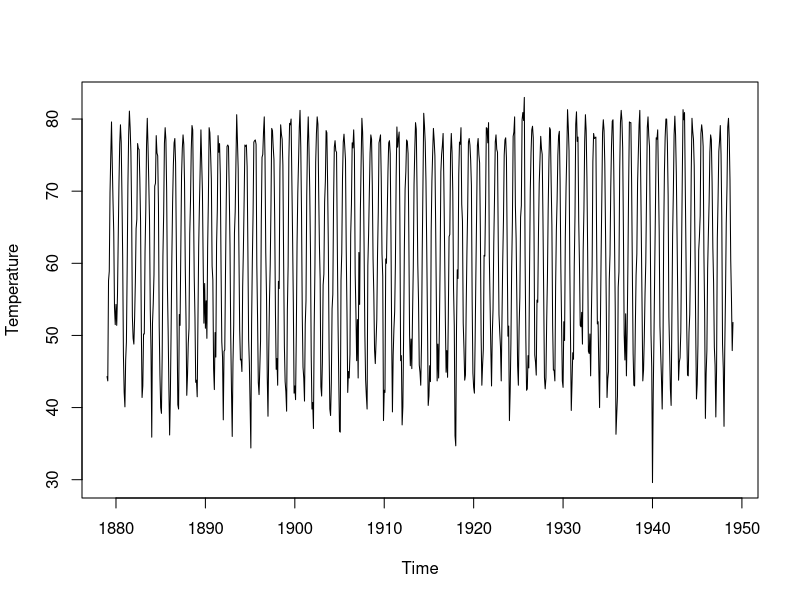
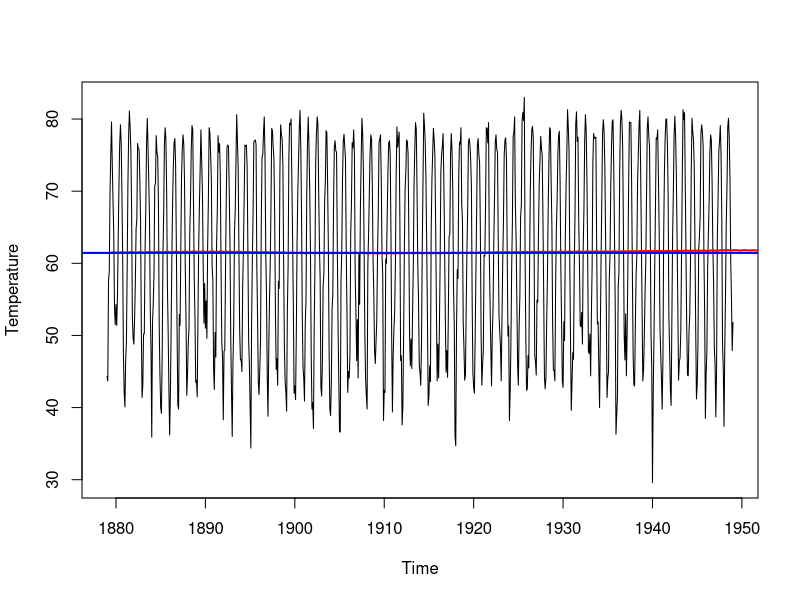
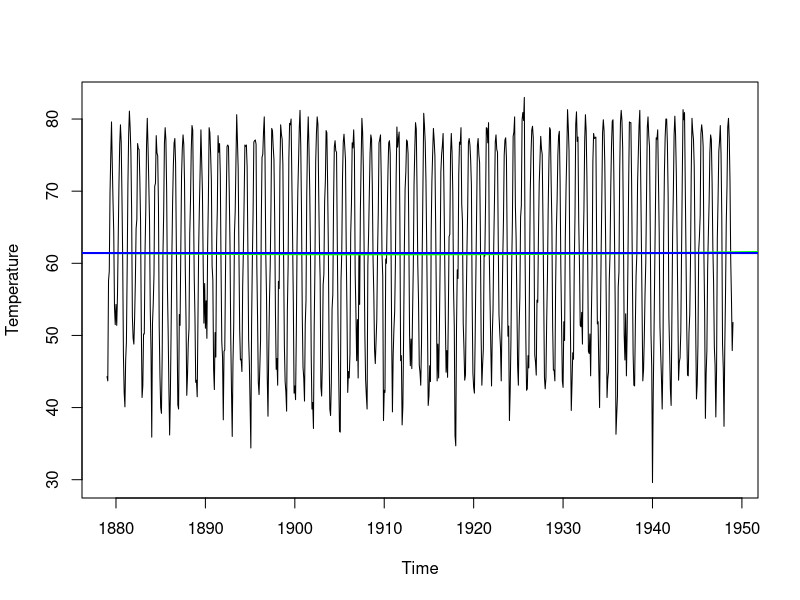
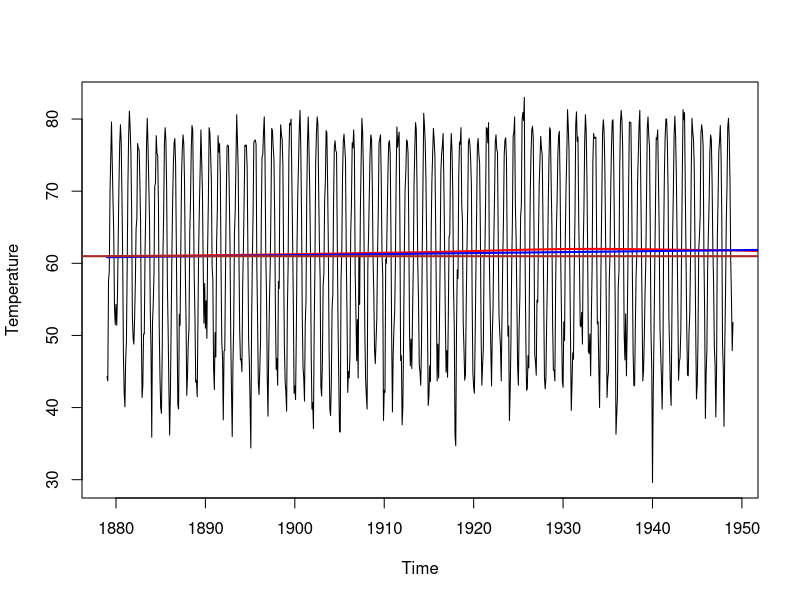
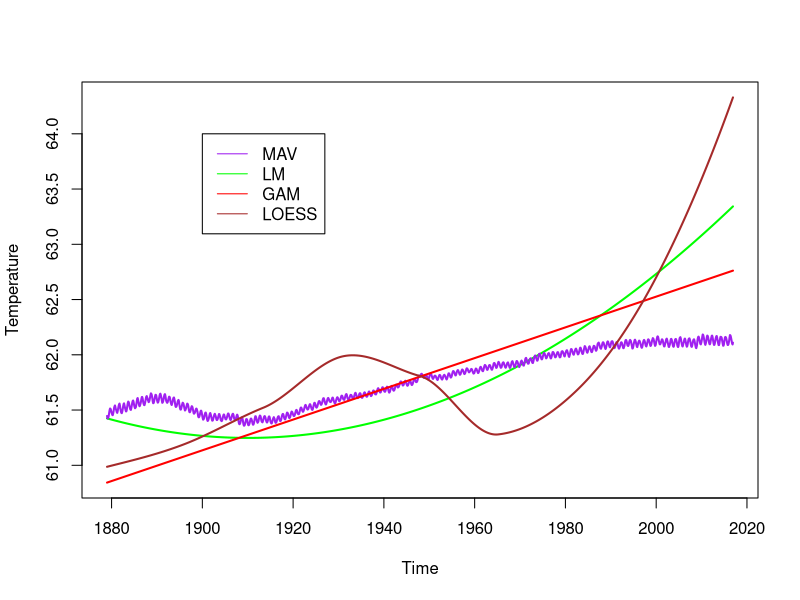

Write R code to recreate these figures, in order.
# Module 1 Practice Example
data = read.table("AvTempAtlanta.txt", header=TRUE)

# plot time series
temp = as.vector(t(data[, -c(1, 14)]))
ts_a = ts(data=temp, start=1879, end=1949, frequency = 12)
plot(ts_a, ylab="Temperature")

# Trend: Moving Average Filter
# check width
q = c(1:length(temp)) # 1656 even
#q = c(q-min(q))/max(q) # Scale or not -> we want to see the trend
maf = ksmooth(q, temp, kernel = "box", bandwidth=1656)
maf_fit = ts(maf$y, start=1879, frequency = 12)

plot(ts_a, ylab="Temperature")
lines(maf_fit, lwd=2, col='red')
abline(maf_fit[1],0,lwd=2, col='blue')

# Trend: Parametric Regression
x1 = q
x2 = q^2

par_reg = lm(temp~x1+x2)
summary(par_reg)

lm_fit = ts(fitted(par_reg),start=1879, frequency=12)
plot(ts_a, ylab="Temperature")
lines(lm_fit, lwd=2, col="green")
abline(lm_fit[1], 0, lwd=2, col='blue')

# Trend: Non-Parametric
# loess
loc_fit = loess(temp~q)
temp_loc_fit = ts(fitted(loc_fit), start=1879, frequency = 12)
# splines
library(mgcv)
sp_fit = gam(temp~s(q))
temp_sp_fit = ts(fitted(sp_fit), start=1879, frequency=12)

plot(ts_a, ylab="Temperature")
lines(temp_loc_fit, lwd=2, col="red")
lines(temp_sp_fit, lwd=2, col='blue')
abline(temp_loc_fit[1], 0, lwd=2, col="brown")

# all comparison
all_val = c(maf_fit, lm_fit, temp_loc_fit, temp_sp_fit)
y_bound = c(min(all_val), max(all_val))
plot(lm_fit, lwd=2, col="green", ylim=y_bound,ylab="Temperature")
lines(maf_fit, lwd=2, col="purple")
lines(temp_sp_fit, lwd=2, col="red")
lines(temp_loc_fit, lwd=2, col="brown")
legend(x=1900, y=64,legend=c("MAV","LM","GAM","LOESS"),lty=1, col=c("purple","green","red","brown"))


